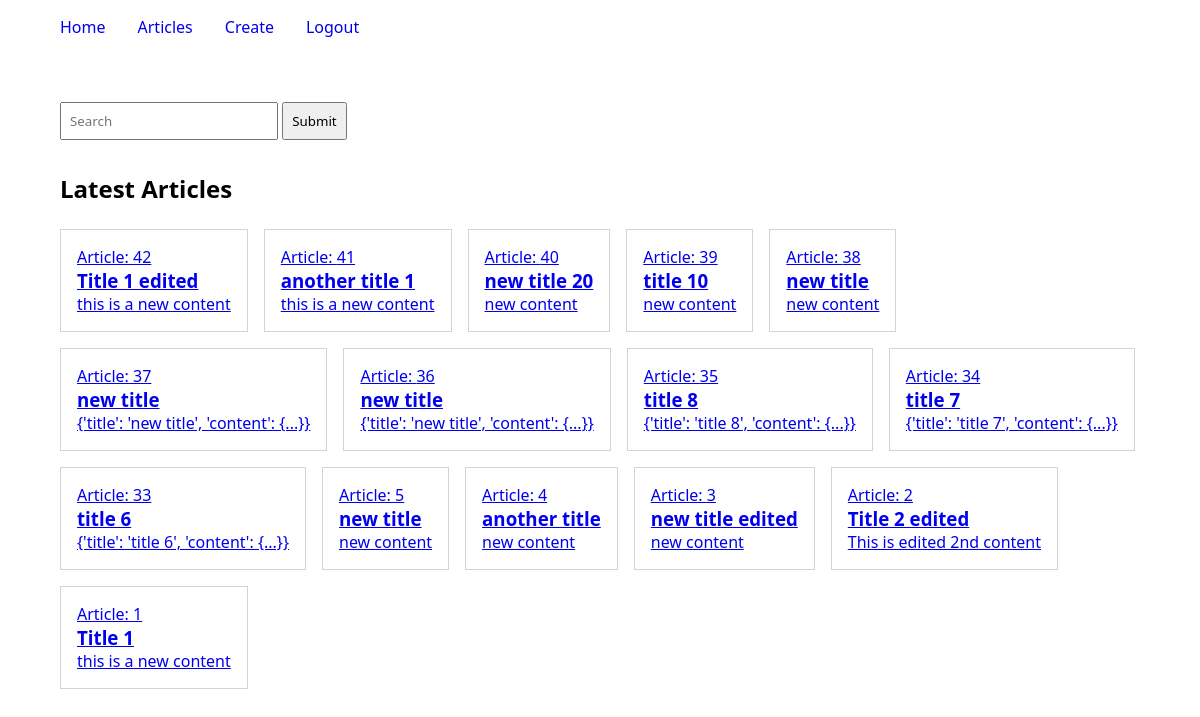
The app's page / (signed in) with its own data.
### articles/models.py (models this page shows, shortened)
class Article(models.Model):
    author = models.ForeignKey(User, on_delete=models.CASCADE, null=True, blank=True)
    title = models.CharField(max_length=200)
    content = models.TextField()
    class Meta:
        ordering = ["-id"]

### articles/views.py (the view)
# urls.py: path("", home, name="home"),
def home(request):
    articles = Article.objects.all()
    article = Article.objects.get(pk=1)
    article_filter = Article.objects.filter(title="Title 2").first()
    article.title = "Title 1"
    article.save()
    context={
        "articles": articles
    }
    '''
    ======================
    THIS IS RARELY USED!!!
    ======================
    template = get_template("home.html")
    html = template.render(context)
    '''
    return render(request, "articles/home.html", context=context)

### articles/templates/articles/home.html (shortened to what this page needs)
{% extends 'articles/index.html' %}
{% block content %}
<Section class="main-section">
    <h2>Latest Articles</h2>
    <div class="contents">
        {% for article in articles %}
            <a class="content" href="{% url 'articles:article-detail' article.id%}">
                <p>Article: {{ article.id }}</p>
                <h3>{{ article.title }}</h3>
                <p>{{ article.content }}</p>
            </a>
        {% endfor %}
    </div>
</Section>
{% endblock content %}

### articles/templates/articles/index.html (style rules this page uses)
.main-section { width: 90%; margin: 2rem auto 0 auto; }
.contents { display: flex; flex-wrap: wrap; gap: 1rem; margin-top: 1.5rem; }
.content { border: 1px solid lightgray; padding: 1rem; }

### records on screen
Article: id "42", title "Title 1 edited", content "this is a new content"
Article: id "41", title "another title 1", content "this is a new content"
Article: id "40", title "new title 20", content "new content"
Article: id "39", title "title 10", content "new content"
Article: id "38", title "new title", content "new content"
Article: id "37", title "new title", content "{'title': 'new title', 'content': {...}}"
Article: id "36", title "new title", content "{'title': 'new title', 'content': {...}}"
Article: id "35", title "title 8", content "{'title': 'title 8', 'content': {...}}"
Article: id "34", title "title 7", content "{'title': 'title 7', 'content': {...}}"
Article: id "33", title "title 6", content "{'title': 'title 6', 'content': {...}}"
Article: id "5", title "new title", content "new content"
Article: id "4", title "another title", content "new content"
Article: id "3", title "new title edited", content "new content"
Article: id "2", title "Title 2 edited", content "This is edited 2nd content"
Article: id "1", title "Title 1", content "this is a new content"
